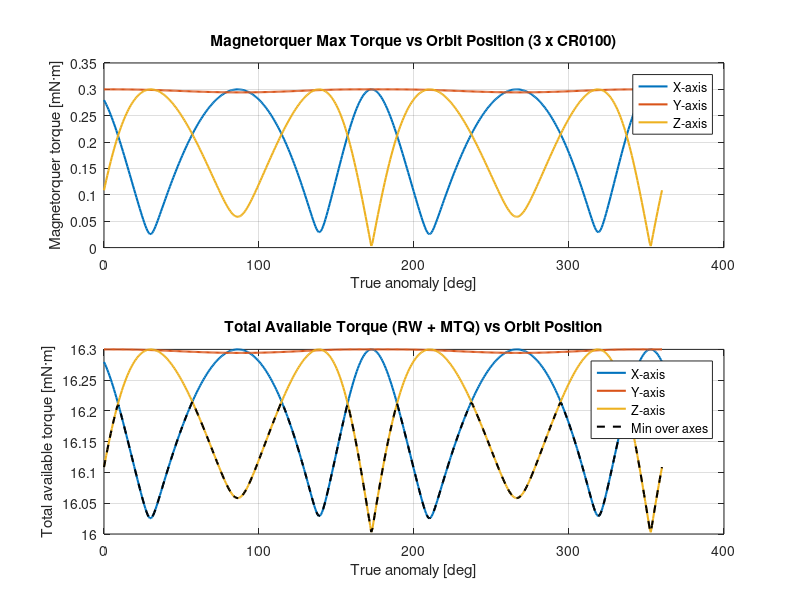

Write the MATLAB code that produced this figure.
clear; clc;

%% ORBIT & CONSTANTS (same flavour as your existing script)
mu  = 3.986e14;        % [m^3/s^2]
Re  = 6371e3;          % [m]
alt = 510e3;           % [m]
r   = Re + alt;

incl     = deg2rad(97.5);   % SSO inclination
tilt_mag = deg2rad(11);     % geomagnetic dipole tilt

% Approximate |B| at this altitude (constant magnitude, varying direction)
B_mag = 3e-5;               % [T] ~30 µT

% For now: body frame aligned with ECI
R_body_to_ECI = eye(3);

%% ACTUATORS
% ---------- Magnetorquers: 3 x CR0100 ----------
% CubeSpace CR0100 max dipole ≈ 10 A·m² at full drive (adjust if needed)
m_CR0100 = 10;              % [A·m²] per rod
n_MTQ    = 3;               % 3 orthogonal rods (X, Y, Z)

% ---------- Reaction wheels: 4 x CW0500 ----------
% CW0500 max torque ≈ 16 mN·m per wheel
tau_RW_single = 16e-3;      % [N·m]

% Assume 3 RW giving torque about X, Y, Z (4th is redundant)
n_RW_axes   = 3;
tau_RW_axis = tau_RW_single;   % [N·m] max about each body axis

%% ORBIT SAMPLING & MAGNETIC FIELD
n_points    = 500;
theta_orbit = linspace(0, 2*pi, n_points);   % true anomaly

% Geomagnetic dipole axis in ECI (unit-ish vector)
m_eci = [sin(tilt_mag); 0; cos(tilt_mag)];

% Preallocate
tau_mag_x = zeros(1, n_points);
tau_mag_y = zeros(1, n_points);
tau_mag_z = zeros(1, n_points);

tau_tot_x = zeros(1, n_points);
tau_tot_y = zeros(1, n_points);
tau_tot_z = zeros(1, n_points);
tau_tot_min_axis = zeros(1, n_points);

for i = 1:n_points
    u = theta_orbit(i);

    % Orbit position unit vector in ECI (like your earlier code)
    r_orb = [cos(u);
             sin(u)*cos(incl);
             sin(u)*sin(incl)];

    % Dipole magnetic field direction in ECI (up to a scalar)
    Bvec_eci  = 3*(dot(m_eci, r_orb))*r_orb - m_eci;
    Bvec_body = R_body_to_ECI' * Bvec_eci;   % into body frame

    % Normalise
    Bhat_body = Bvec_body / norm(Bvec_body);

    % --- Magnetorquer torque about each body axis ---
    % Each CR0100 rod aligned with +X, +Y, +Z.
    cos_th_x = abs(Bhat_body(1));
    cos_th_y = abs(Bhat_body(2));
    cos_th_z = abs(Bhat_body(3));

    sin_th_x = sqrt(1 - cos_th_x^2);
    sin_th_y = sqrt(1 - cos_th_y^2);
    sin_th_z = sqrt(1 - cos_th_z^2);

    tau_mag_x(i) = m_CR0100 * B_mag * sin_th_x;
    tau_mag_y(i) = m_CR0100 * B_mag * sin_th_y;
    tau_mag_z(i) = m_CR0100 * B_mag * sin_th_z;

    % --- Total torque per axis (RW + MTQ) ---
    tau_tot_x(i) = tau_RW_axis + tau_mag_x(i);
    tau_tot_y(i) = tau_RW_axis + tau_mag_y(i);
    tau_tot_z(i) = tau_RW_axis + tau_mag_z(i);

    % Worst axis at this orbit position
    tau_tot_min_axis(i) = min([tau_tot_x(i), tau_tot_y(i), tau_tot_z(i)]);
end

theta_deg = rad2deg(theta_orbit);

%% PLOTS
figure('Color','w');

subplot(2,1,1);
plot(theta_deg, tau_mag_x*1e3, 'LineWidth', 1.5); hold on;
plot(theta_deg, tau_mag_y*1e3, 'LineWidth', 1.5);
plot(theta_deg, tau_mag_z*1e3, 'LineWidth', 1.5);
xlabel('True anomaly [deg]');
ylabel('Magnetorquer torque [mN·m]');
title('Magnetorquer Max Torque vs Orbit Position (3 x CR0100)');
legend('X-axis','Y-axis','Z-axis','Location','best');
grid on;

subplot(2,1,2);
plot(theta_deg, tau_tot_x*1e3, 'LineWidth', 1.5); hold on;
plot(theta_deg, tau_tot_y*1e3, 'LineWidth', 1.5);
plot(theta_deg, tau_tot_z*1e3, 'LineWidth', 1.5);
plot(theta_deg, tau_tot_min_axis*1e3, '--k', 'LineWidth', 1.5);
xlabel('True anomaly [deg]');
ylabel('Total available torque [mN·m]');
title('Total Available Torque (RW + MTQ) vs Orbit Position');
legend('X-axis','Y-axis','Z-axis','Min over axes','Location','best');
grid on;

%% SUMMARY
fprintf('--- Torque Summary (per axis) ---\n');
fprintf('Reaction wheel torque per axis (CW0500): %.2f mN·m\n', ...
        tau_RW_axis*1e3);
fprintf('Magnetorquer peak torque about an axis (CR0100, best case): %.2f mN·m\n', ...
        max([tau_mag_x, tau_mag_y, tau_mag_z])*1e3);
fprintf('Minimum total torque across all axes over the orbit: %.2f mN·m\n', ...
        min(tau_tot_min_axis)*1e3);
